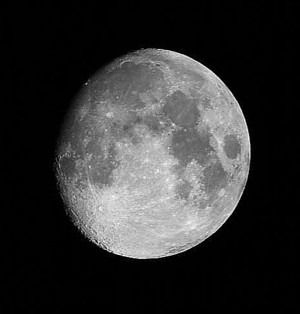
//> input picture Assignment3/Moon.jpeg, 300 x 314 px
$ ./bbb   (built with g++ and OpenCV 4)
//> lines starting //> are read from the running program, lines starting //| are printed output that depends on the picture; after the words box and inside, x2 and y2 are one past the last pixel; in counts of white or black regions, pixels touching at a corner belong together

#include <opencv2/opencv.hpp>
#include <iostream>

using namespace std;
using namespace cv;

int main() {

   Mat image = imread("moon.jpeg", 0);
//> image is the input picture: 314 rows x 300 cols, CV_8UC1; min 0, max 251, mean 49.8
   Mat unsharpening = Mat::zeros(image.size(), image.type());
   Mat image2 = image.clone();
   Mat half = image.clone();
   Mat blink = Mat::zeros(image.size(), image.type());
   int k = 1;
   //Mat addImage = imread("Moon.png", 0);
   GaussianBlur(image2, image2, Size(3, 3), 1);
   unsharpening = image - image2;
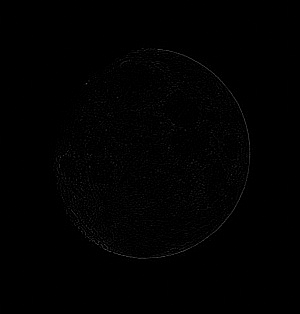
//> unsharpening: 314 rows x 300 cols, CV_8UC1; min 0, max 87, mean 1.2
   half = image + k * unsharpening;
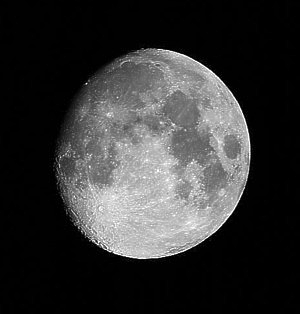
//> half: 314 rows x 300 cols, CV_8UC1; 17.36% of pixels changed, all inside (x1, y1, x2, y2) = (0, 0, 296, 314)

   Rect left = Rect(0, 0, image.cols/2, image.rows);
//> left = Rect(0, 0, 150, 314)
   Mat leftImage = image(left);
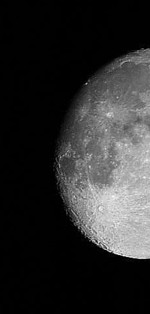
//> leftImage: 314 rows x 150 cols, CV_8UC1; min 0, max 250, mean 44.3
   Rect right = Rect(half.cols/2, 0, half.cols/2, half.rows);
//> right = Rect(150, 0, 150, 314)
   Mat rightImage = image(right);
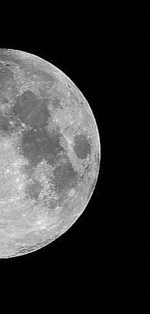
//> rightImage: 314 rows x 150 cols, CV_8UC1; min 0, max 251, mean 55.3

   Mat addImage=Mat::zeros(image.size(), image.type());
   //add(image, rightImage, addImage);
   for (int j = 0; j < image.cols / 2; j++) { // 왼쪽 반의 가로 크기만큼 반복
      for (int i = 0; i < image.rows; i++) {
         addImage.at<uchar>(i, j) = leftImage.at<uchar>(i, j);
      }
   }
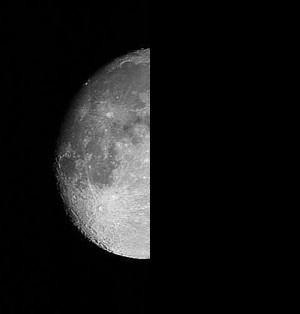
//> addImage: 314 rows x 300 cols, CV_8UC1; min 0, max 250, mean 22.2

   for (int j = 0; j < image.cols / 2; j++) { // 오른쪽 반의 가로 크기만큼 반복
      for (int i = 0; i < image.rows; i++) {
         addImage.at<uchar>(i, image.cols / 2 + j) = rightImage.at<uchar>(i, j);
      }
   }


   imshow("Sharpening", addImage);
   imshow("image", image);
   imshow("aaa", image - addImage);
   imshow("bbb", addImage-image);
   waitKey(0);
   return 0;
}

$ run again, with Assignment3/saltnpepper.png saved as Assignment3/Moon.jpeg
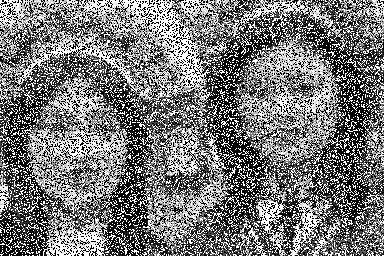
//> input picture Assignment3/saltnpepper.png, 384 x 256 px
//> image is the input picture: 256 rows x 384 cols, CV_8UC1; min 0, max 255, mean 120.1
//> `Mat rightImage = image(right);`:
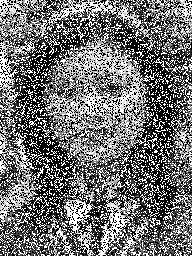
//> rightImage: 256 rows x 192 cols, CV_8UC1; min 0, max 255, mean 114.4
//> after the loop `for (int j = 0; j < image.cols / 2; j++)`:
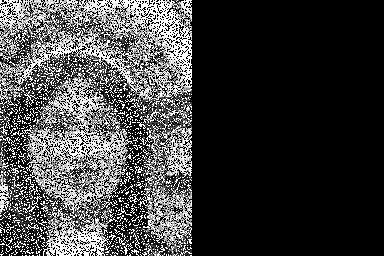
//> addImage: 256 rows x 384 cols, CV_8UC1; min 0, max 255, mean 62.9
